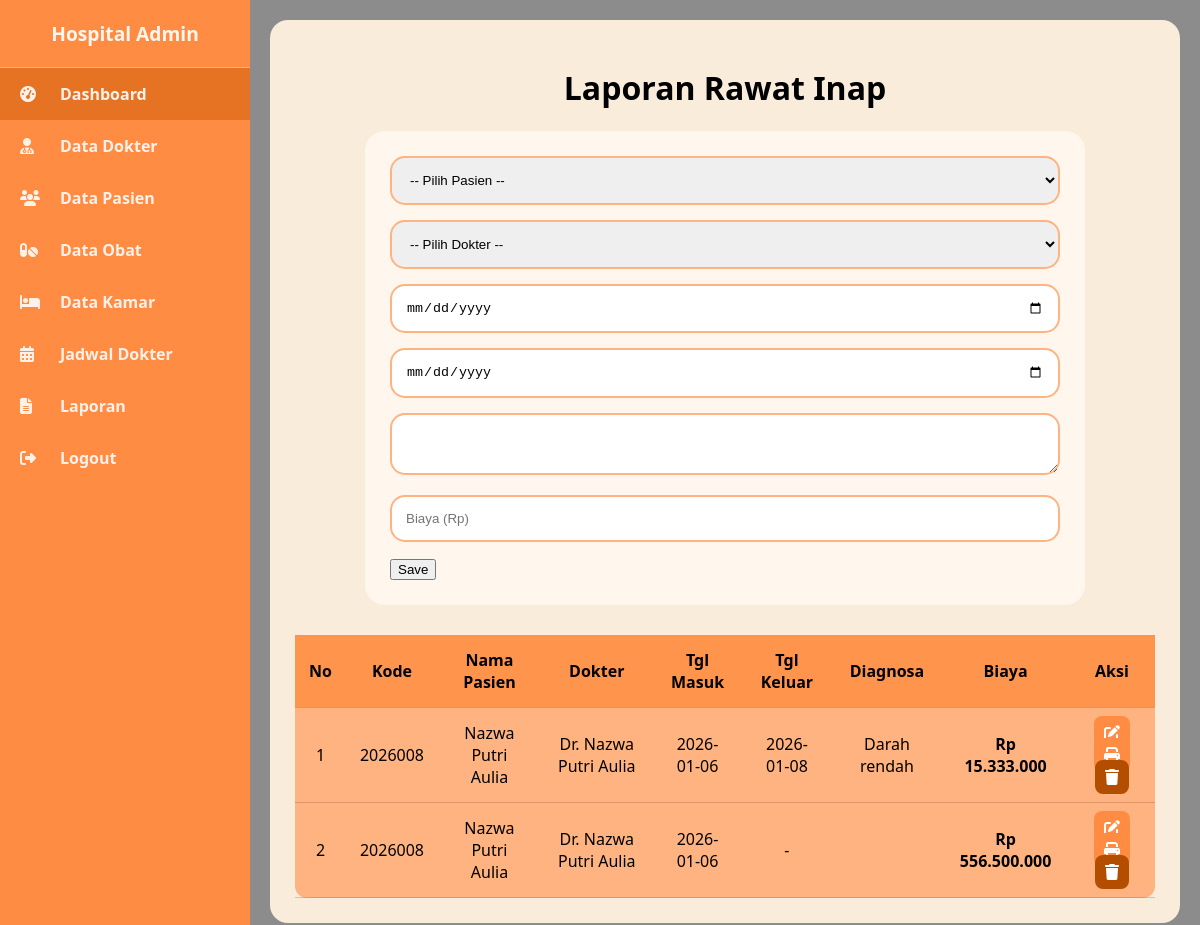
Screenshot of /admin/laporan_rawat.php (signed in) with the database file from the repository.
### tables this page shows
CREATE TABLE `rawat_inap` (
  `kode_rawat` int(11) NOT NULL,
  `kode_pasien` int(11) NOT NULL,
  `nip` int(11) NOT NULL,
  `tanggal_masuk` date DEFAULT NULL,
  `tanggal_keluar` date DEFAULT NULL,
  `keluhan` varchar(200) DEFAULT NULL,
  `diagnosa` text DEFAULT NULL,
  `biaya` decimal(10,2) DEFAULT 0.00,
  `biaya_pemeriksaan` decimal(10,2) DEFAULT 0.00,
  `biaya_obat` decimal(10,2) DEFAULT 0.00,
  `nomor_kamar` int(11) DEFAULT NULL,
  `status` enum('Proses','Selesai') DEFAULT 'Proses',
  `kode_obat` int(11) DEFAULT NULL,
  `id_resep` int(11) DEFAULT NULL
);

CREATE TABLE `pasien` (
  `kode_pasien` int(11) NOT NULL,
  `nama_pasien` varchar(100) NOT NULL,
  `umur` int(3) DEFAULT NULL,
  `jenis_kelamin` enum('L','P') DEFAULT NULL,
  `alamat` text DEFAULT NULL,
  `no_telp` varchar(18) DEFAULT NULL,
  `gol_darah` varchar(3) DEFAULT NULL,
  `id_user` int(11) DEFAULT NULL,
  `nip` int(11) DEFAULT NULL
);

CREATE TABLE `dokter` (
  `nip` int(11) NOT NULL,
  `nama_dokter` varchar(100) NOT NULL,
  `spesialis` varchar(50) DEFAULT NULL,
  `no_telp` varchar(18) DEFAULT NULL,
  `alamat` text DEFAULT NULL,
  `id_user` int(11) DEFAULT NULL
);

### admin/laporan_rawat.php (the view, shortened to what this page needs)
<?php
include "../config/koneksi.php";
$edit = null;
$data = mysqli_query($koneksi,"
    SELECT
        r.*,
        p.nama_pasien,
        d.nama_dokter,
        (DATEDIFF(IFNULL(r.tanggal_keluar, CURDATE()), r.tanggal_masuk)+1) AS lama_inap,
        (k.harga * (DATEDIFF(IFNULL(r.tanggal_keluar, CURDATE()), r.tanggal_masuk)+1)) AS harga_kamar,
        IFNULL(SUM(ro.subtotal),0) AS harga_obat,
        (
            (k.harga * (DATEDIFF(IFNULL(r.tanggal_keluar, CURDATE()), r.tanggal_masuk)+1))
            + IFNULL(SUM(ro.subtotal),0)
            + r.biaya
        ) AS total_biaya
    FROM rawat_inap r
    JOIN pasien p ON r.kode_pasien=p.kode_pasien
    JOIN dokter d ON r.nip=d.nip
    JOIN kamar k ON r.nomor_kamar=k.nomor_kamar
    LEFT JOIN resep_obat ro ON r.kode_rawat=ro.kode_rawat
    GROUP BY r.kode_rawat
    ORDER BY r.tanggal_masuk DESC
");
?>
<!DOCTYPE html>
<html lang="id">
<head>
<link rel="stylesheet" href="https://cdnjs.cloudflare.com/ajax/libs/font-awesome/6.5.0/css/all.min.css"/>
</head>
<body>
<div class="sidebar">
    <div class="logo">Hospital Admin</div>
    <ul>
        <li><a href="dashboard.php" class="active" data-tooltip="Dashboard"><i class="fas fa-tachometer-alt"></i> <span class="label">Dashboard</span></a></li>
        <li><a href="data_dokter.php" data-tooltip="Data Dokter"><i class="fas fa-user-md"></i> <span class="label">Data Dokter</span></a></li>
        <li><a href="data_pasien.php" data-tooltip="Data Pasien"><i class="fas fa-users"></i> <span class="label">Data Pasien</span></a></li>
        <li><a href="data_obat.php" data-tooltip="Data Obat"><i class="fas fa-pills"></i> <span class="label">Data Obat</span></a></li>
        <li><a href="data_kamar.php" data-tooltip="Data Kamar"><i class="fas fa-bed"></i> <span class="label">Data Kamar</span></a></li>
        <li><a href="jadwal_dokter.php" data-tooltip="Jadwal Dokter"><i class="fas fa-calendar-alt"></i> <span class="label">Jadwal Dokter</span></a></li>
        <li><a href="laporan_rawat.php" data-tooltip="Laporan Rawat"><i class="fas fa-file-alt"></i> <span class="label">Laporan</span></a></li>
        <li><a href="../logout.php" data-tooltip="Logout"><i class="fas fa-sign-out-alt"></i> <span class="label">Logout</span></a></li>
    </ul>
</div>
<div class="main">
<div class="content">
<h1 style="text-align:center">Laporan Rawat Inap</h1>
<form method="POST" class="form-tambah">
<select name="kode_pasien" required>
<option value="">-- Pilih Pasien --</option>
</select>
<select name="nip" required>
<option value="">-- Pilih Dokter --</option>
</select>
<input type="date" name="tanggal_masuk" value="<?= $edit['tanggal_masuk'] ?? '' ?>" required>
<input type="date" name="tanggal_keluar" value="<?= $edit['tanggal_keluar'] ?? '' ?>">
<textarea name="diagnosa" required><?= $edit['diagnosa'] ?? '' ?></textarea>
<input type="number" name="biaya" placeholder="Biaya (Rp)" value="<?= $edit['biaya'] ?? '' ?>" required>
<button type="submit" name="save"><?= $edit?'Update':'Save' ?></button>
</form>
<table>
<tr>
<th>No</th><th>Kode</th><th>Nama Pasien</th><th>Dokter</th>
<th>Tgl Masuk</th><th>Tgl Keluar</th><th>Diagnosa</th><th>Biaya</th><th>Aksi</th>
</tr>
<?php $no=1; while($r=mysqli_fetch_assoc($data)): ?>
<tr>
<td><?= $no++ ?></td>
<td><?= $r['kode_pasien'] ?></td>
<td><?= $r['nama_pasien'] ?></td>
<td><?= $r['nama_dokter'] ?></td>
<td><?= $r['tanggal_masuk'] ?></td>
<td><?= $r['tanggal_keluar'] ?: '-' ?></td>
<td><?= $r['diagnosa'] ?></td>
<td><b>Rp <?= number_format($r['total_biaya'],0,',','.') ?></b></td>
<td>
<a href="?edit=<?= $r['kode_rawat'] ?>" class="update"><i class="fas fa-edit"></i></a>
<a href="print_kuitansi.php?kode_rawat=<?= $r['kode_rawat'] ?>" target="_blank" class="update"><i class="fas fa-print"></i></a>
<a href="?hapus=<?= $r['kode_rawat'] ?>" class="delete" onclick="return confirm('Hapus?')"><i class="fas fa-trash"></i></a>
</td>
</tr>
<?php endwhile ?>
</table>
</div>
</div>
</body>
</html>

### admin/laporan_rawat.php (style rules this page uses)
* { box-sizing:border-box; }
body { margin:0; font-family:'Segoe UI',sans-serif; background: linear-gradient(rgba(0,0,0,.45),rgba(0,0,0,.45)), url("../assets/RS_Pondok_Indah_-_Pondok_Indah.jpg"); background-size:cover; background-attachment:fixed; display:flex; }
.sidebar { width:250px;background:#FF8C42;min-height:100vh;position:relative; }
.sidebar .logo { color:#FFF6EE;text-align:center;font-size:1.2rem; font-weight:bold;padding:20px;border-bottom:1px solid rgba(255,255,255,.3); }
.sidebar ul { list-style:none;padding:0;margin:0; }
.sidebar ul li a { display:flex;align-items:center; padding:15px 20px;color:#FFF1E8; text-decoration:none;font-weight:600; }
.sidebar ul li a:hover, .sidebar ul li a.active { background:#E67323; }
.sidebar ul li a i { width:25px;margin-right:15px; }
.main { flex:1;padding:20px; }
.content { background:rgba(255,242,224,.95); padding:25px;border-radius:18px; }
.form-tambah { max-width:720px;margin:0 auto 30px; background:#FFF6EE;padding:25px;border-radius:20px; }
.form-tambah input, .form-tambah select, .form-tambah textarea { width:100%;padding:14px;margin-bottom:15px; border-radius:15px;border:2px solid #FFB380; }
table { width:100%;border-collapse:collapse; background:#FFB380;border-radius:12px; }
th,td { padding:14px;border-bottom:1px solid rgba(122,62,46,.25); text-align:center; }
th { background:#FF944D; }
a.update { background:#FF8C42;color:#fff;padding:6px 10px;border-radius:8px; }
a.delete { background:#B34D00;color:#fff;padding:6px 10px;border-radius:8px; }

### rows the page displays
rawat_inap: kode_pasien "2026008", kode_pasien.nama_pasien "Nazwa Putri Aulia", nip.nama_dokter "Dr. Nazwa Putri Aulia", tanggal_masuk "2026-01-06", tanggal_keluar "2026-01-08", diagnosa "Darah rendah", total_biaya "15.333.000"
rawat_inap: kode_pasien "2026008", kode_pasien.nama_pasien "Nazwa Putri Aulia", nip.nama_dokter "Dr. Nazwa Putri Aulia", tanggal_masuk "2026-01-06", tanggal_keluar "-", total_biaya "556.500.000"
